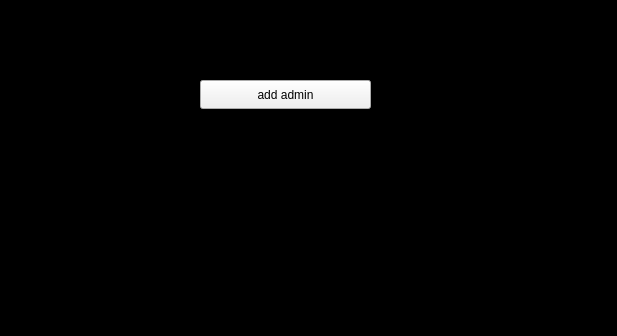
<?xml version="1.0" encoding="UTF-8"?>
<ui version="4.0">
 <class>addmin_page</class>
 <widget class="QWidget" name="addmin_page">
  <property name="geometry">
   <rect>
    <x>0</x>
    <y>0</y>
    <width>617</width>
    <height>336</height>
   </rect>
  </property>
  <property name="windowTitle">
   <string>Form</string>
  </property>
  <property name="styleSheet">
   <string notr="true">#addmin_page{

background-color:black;

}</string>
  </property>
  <widget class="QPushButton" name="pushButton">
   <property name="geometry">
    <rect>
     <x>200</x>
     <y>80</y>
     <width>171</width>
     <height>29</height>
    </rect>
   </property>
   <property name="text">
    <string>add admin</string>
   </property>
  </widget>
 </widget>
 <resources/>
 <connections/>
</ui>
